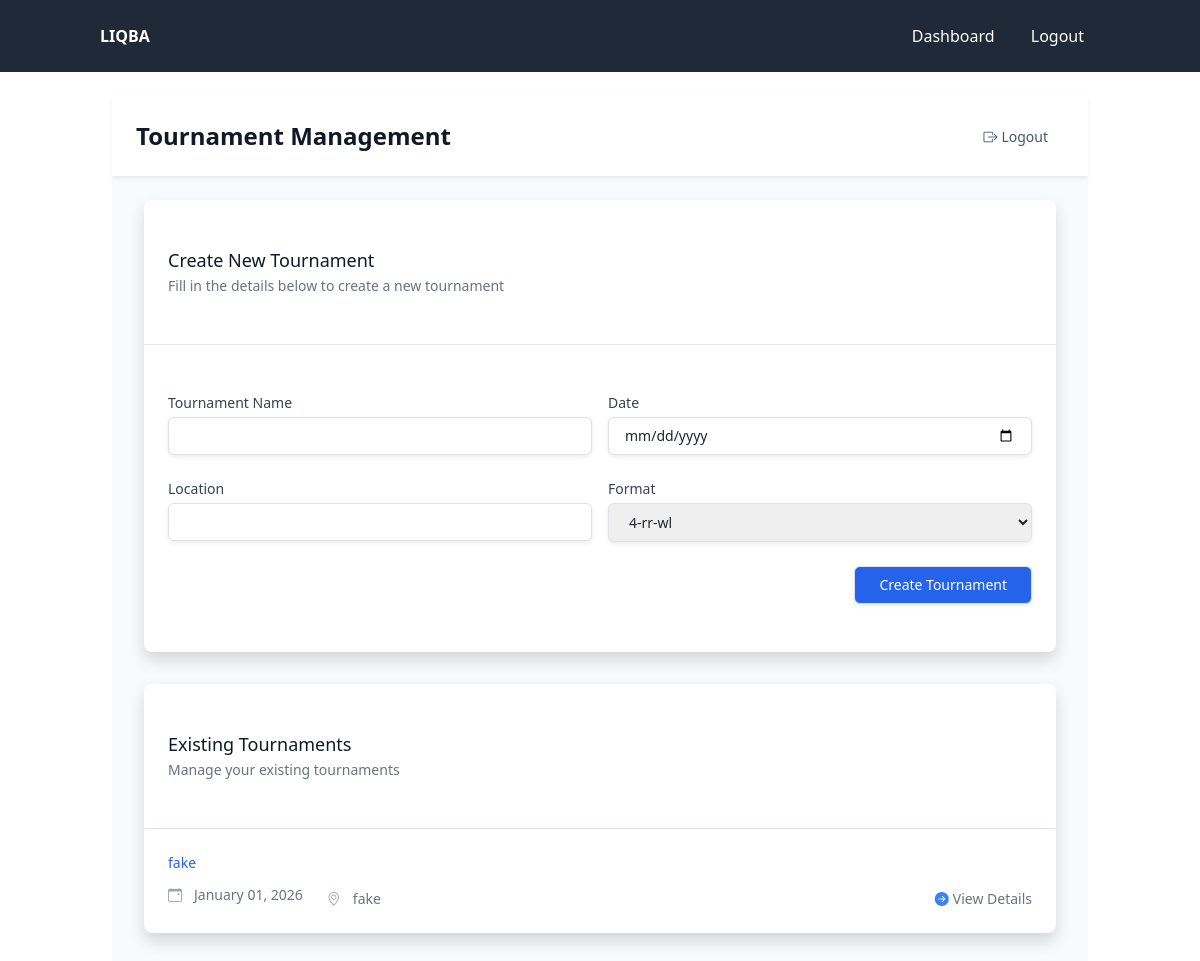
The app's page /admin/dashboard (signed in) with its own data.
### models/tournament.py (models this page shows, shortened)
class Tournament(db.Model):
    __tablename__ = 'tournament'
    id = db.Column(db.Integer, primary_key=True)
    name = db.Column(db.String(100), nullable=False)
    date = db.Column(db.Date, nullable=False)
    location = db.Column(db.String(100))
    password = db.Column(db.String(10), nullable=False)
    format_json = db.Column(db.Text, nullable=False, default='{}')  # JSON format with default value
    status = db.Column(db.String(20), default='planning')  # planning, registration, active, completed
    created_at = db.Column(db.DateTime, server_default=db.func.now())
    updated_at = db.Column(db.DateTime, server_default=db.func.now(), onupdate=db.func.now())
    games = db.relationship('Game', back_populates='tournament', lazy=True, cascade='all, delete-orphan')
    questions = db.relationship('Question', back_populates='tournament_rel', lazy=True, foreign_keys='Question.tournament_id')
    team_aliases = db.relationship('TeamAlias', back_populates='tournament', lazy=True, cascade='all, delete-orphan')
    @property
    def format(self):
        return json.loads(self.format_json)
    @format.setter
    def format(self, value):
        if isinstance(value, str):
            self.format_json = value
        else:
            self.format_json = json.dumps(value)

### controllers/admin_controller.py (the view, shortened to what this page needs)
@admin_bp.route('/dashboard', methods=['GET', 'POST'], endpoint='dashboard')
@admin_login_required
def dashboard():
    try:
        tournaments = Tournament.query.order_by(Tournament.date.desc()).all()
        formats_dir = os.path.join(os.path.dirname(os.path.dirname(os.path.abspath(__file__))), 'formats')
        formats = []
        if os.path.exists(formats_dir):
            formats = [f.split('.')[0] for f in os.listdir(formats_dir) if f.endswith('.json')]
        return render_template('admin/dashboard.html',
                            tournaments=tournaments,
                            formats=formats,
                            current_date=datetime.now().strftime('%Y-%m-%d'))
    except Exception as e:
        db.session.rollback()
        print(f"Error in dashboard: {str(e)}")
        flash(f'An error occurred while loading the dashboard: {str(e)}', 'danger')
        return render_template('admin/dashboard.html',
                            tournaments=[],
                            formats=[],
                            current_date=datetime.now().strftime('%Y-%m-%d'))

### controllers/admin_controller.py (called while the page is built)
def admin_login_required(f):
    @wraps(f)
    def decorated_function(*args, **kwargs):
        if 'admin_id' not in session:
            flash('Please login first', 'warning')
            return redirect(url_for('admin.login'))
        return f(*args, **kwargs)
    return decorated_function

### templates/admin/dashboard.html (shortened to what this page needs)
{% extends "base.html" %}
{% block content %}
<div class="min-h-screen bg-gray-50">
  <header class="bg-white shadow-sm">
    <div class="max-w-7xl mx-auto py-4 px-4 sm:px-6 lg:px-8 flex justify-between items-center">
      <h1 class="text-2xl font-semibold text-gray-900">Tournament Management</h1>
      <div>
        <a href="{{ url_for('admin.logout') }}" class="text-gray-600 hover:text-gray-900 px-3 py-2 rounded-md text-sm font-medium">
          <i class="bi bi-box-arrow-right mr-1"></i>Logout
        </a>
      </div>
    </div>
  </header>
    <main class="max-w-7xl mx-auto py-6 sm:px-6 lg:px-8">
      <div class="bg-white shadow overflow-hidden sm:rounded-lg mb-8">
        <div class="px-4 py-5 sm:px-6 border-b border-gray-200">
          <h3 class="text-lg leading-6 font-medium text-gray-900">Create New Tournament</h3>
          <p class="mt-1 max-w-2xl text-sm text-gray-500">Fill in the details below to create a new tournament</p>
        </div>
        <div class="px-4 py-5 sm:p-6">
          <form action="{{ url_for('admin.create_tournament') }}" method="post" class="space-y-6">
            <div class="grid grid-cols-1 gap-y-6 gap-x-4 sm:grid-cols-6">
              <div class="sm:col-span-6 md:col-span-3">
                <label for="name" class="block text-sm font-medium text-gray-700">Tournament Name</label>
                <input type="text" name="name" id="name" required
                       class="mt-1 block w-full border border-gray-300 rounded-md shadow-sm py-2 px-3 focus:outline-none focus:ring-blue-500 focus:border-blue-500 sm:text-sm">
              </div>
              <div class="sm:col-span-6 md:col-span-3">
                <label for="date" class="block text-sm font-medium text-gray-700">Date</label>
                <input type="date" name="date" id="date" required
                       class="mt-1 block w-full border border-gray-300 rounded-md shadow-sm py-2 px-3 focus:outline-none focus:ring-blue-500 focus:border-blue-500 sm:text-sm">
              </div>
              <div class="sm:col-span-6 md:col-span-3">
                <label for="location" class="block text-sm font-medium text-gray-700">Location</label>
                <input type="text" name="location" id="location" required
                       class="mt-1 block w-full border border-gray-300 rounded-md shadow-sm py-2 px-3 focus:outline-none focus:ring-blue-500 focus:border-blue-500 sm:text-sm">
              </div>
              <div class="sm:col-span-6 md:col-span-3">
                <label for="format" class="block text-sm font-medium text-gray-700">Format</label>
                <select id="format" name="format" required
                        class="mt-1 block w-full border border-gray-300 rounded-md shadow-sm py-2 px-3 focus:outline-none focus:ring-blue-500 focus:border-blue-500 sm:text-sm">
                  {% for format in formats %}
                    <option value="{{ format }}">{{ format }}</option>
                  {% endfor %}
                </select>
              </div>
            </div>
            <div class="flex justify-end">
              <button type="submit"
                      class="ml-3 inline-flex justify-center py-2 px-4 border border-transparent shadow-sm text-sm font-medium rounded-md text-white bg-blue-600 hover:bg-blue-700 focus:outline-none focus:ring-2 focus:ring-offset-2 focus:ring-blue-500">
                Create Tournament
              </button>
            </div>
          </form>
        </div>
      </div>
      <div class="bg-white shadow overflow-hidden sm:rounded-lg">
        <div class="px-4 py-5 sm:px-6 border-b border-gray-200">
          <h3 class="text-lg leading-6 font-medium text-gray-900">Existing Tournaments</h3>
          <p class="mt-1 max-w-2xl text-sm text-gray-500">Manage your existing tournaments</p>
        </div>
        <div class="bg-white shadow overflow-hidden sm:rounded-b-lg">
          <ul class="divide-y divide-gray-200">
            {% for tournament in tournaments %}
            <li class="hover:bg-gray-50">
              <a href="{{ url_for('admin.tournament_details', tournament_id=tournament.id) }}"
                 class="block px-4 py-4 sm:px-6">
                <div class="flex items-center justify-between">
                  <p class="text-sm font-medium text-blue-600 truncate">{{ tournament.name }}</p>
                </div>
                <div class="mt-2 sm:flex sm:justify-between">
                  <div class="sm:flex">
                    <p class="flex items-center text-sm text-gray-500">
                      <i class="bi bi-calendar-event mr-1.5 h-5 w-5 text-gray-400"></i>
                      {{ tournament.date.strftime('%B %d, %Y') }}
                    </p>
                    <p class="mt-2 flex items-center text-sm text-gray-500 sm:mt-0 sm:ml-6">
                      <i class="bi bi-geo-alt mr-1.5 h-5 w-5 text-gray-400"></i>
                      {{ tournament.location }}
                    </p>
                  </div>
                  <div class="mt-2 flex items-center text-sm text-gray-500 sm:mt-0">
                    <i class="bi bi-arrow-right-circle-fill text-blue-500 mr-1"></i>
                    View Details
                  </div>
                </div>
              </a>
            </li>
            {% else %}
            <li class="px-4 py-6 sm:px-6 text-center text-gray-500">
              No tournaments found. Create your first tournament above.
            </li>
            {% endfor %}
          </ul>
        </div>
      </div>
    </main>
  </div>
{% endblock %}

### templates/base.html (style rules this page uses)
html, body { height: 100%; }
body { display: flex; flex-direction: column; }
main { flex: 1 0 auto; }

### records on screen
Tournament: name "fake", date "January 01, 2026", location "fake"

### other values on screen
form field format "4-rr-wl"
